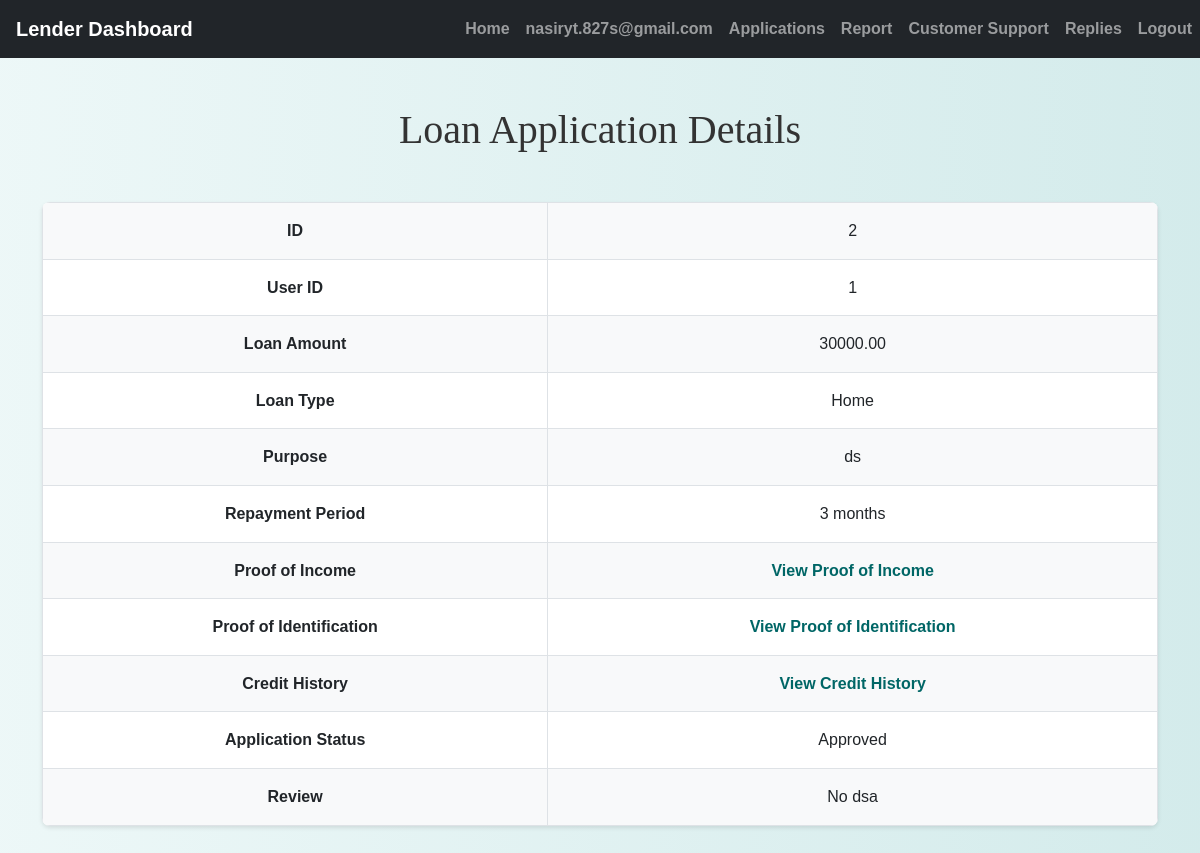
Screenshot of /lender/view_details.php?id=2 (signed in) with the database file from the repository.
### tables this page shows
CREATE TABLE `loan_applications` (
  `id` int(11) NOT NULL,
  `user_id` int(11) NOT NULL,
  `loan_amount` decimal(10,2) NOT NULL,
  `loan_type` varchar(255) NOT NULL,
  `purpose` text NOT NULL,
  `repayment_period` int(11) NOT NULL,
  `proof_of_income` varchar(255) NOT NULL,
  `proof_of_identification` varchar(255) NOT NULL,
  `credit_history` varchar(255) NOT NULL,
  `application_status` enum('submitted','under_review','approved','rejected','partially_completed','draft') DEFAULT 'submitted',
  `created_at` timestamp NOT NULL DEFAULT current_timestamp(),
  `updated_at` timestamp NOT NULL DEFAULT current_timestamp() ON UPDATE current_timestamp(),
  `review` text NOT NULL DEFAULT ''
);

### lender/view_details.php (the view, shortened to what this page needs)
<?php
include('config.php');
if (isset($_GET['id'])) {
    $loan_id = $_GET['id'];
    $sql = "SELECT * FROM loan_applications WHERE id = ?";
    $stmt = mysqli_prepare($conn, $sql);
    mysqli_stmt_bind_param($stmt, "i", $loan_id);
    mysqli_stmt_execute($stmt);
    $result = mysqli_stmt_get_result($stmt);
    if ($loan = mysqli_fetch_assoc($result)) {
    } else {
        echo "Loan not found.";
        exit;
    }
} else {
    echo "Invalid request.";
    exit;
}
?>
<!DOCTYPE html>
<html lang="en">
<head>
    <link href="https://cdn.jsdelivr.net/npm/bootstrap@5.1.3/dist/css/bootstrap.min.css" rel="stylesheet">
    <link href="https://cdnjs.cloudflare.com/ajax/libs/font-awesome/6.0.0-beta3/css/all.min.css" rel="stylesheet">
    <link rel="stylesheet" href="../css/style.css">
</head>
<body>
    <?php include('navbar.php'); ?>
    <div class="container mt-5 mb-5">
        <h1 class="text-center mb-5">Loan Application Details</h1>
        <table class="table table-bordered">
            <tbody>
                <tr>
                    <th>ID</th>
                    <td><?php echo $loan['id']; ?></td>
                </tr>
                <tr>
                    <th>User ID</th>
                    <td><?php echo $loan['user_id']; ?></td>
                </tr>
                <tr>
                    <th>Loan Amount</th>
                    <td><?php echo $loan['loan_amount']; ?></td>
                </tr>
                <tr>
                    <th>Loan Type</th>
                    <td><?php echo $loan['loan_type']; ?></td>
                </tr>
                <tr>
                    <th>Purpose</th>
                    <td><?php echo $loan['purpose']; ?></td>
                </tr>
                <tr>
                    <th>Repayment Period</th>
                    <td><?php echo $loan['repayment_period']; ?> months</td>
                </tr>
                <tr>
                    <th>Proof of Income</th>
                    <td>
                        <?php
                            if (!empty($loan['proof_of_income'])) {
                                echo '<a href="../borrower/uploads/' . $loan['proof_of_income'] . '" target="_blank">View Proof of Income</a>';
                            } else {
                                echo 'No file uploaded.';
                            }
                        ?>
                    </td>
                </tr>
                <tr>
                    <th>Proof of Identification</th>
                    <td>
                        <?php
                            if (!empty($loan['proof_of_identification'])) {
                                echo '<a href="../borrower/uploads/' . $loan['proof_of_identification'] . '" target="_blank">View Proof of Identification</a>';
                            } else {
                                echo 'No file uploaded.';
                            }
                        ?>
                    </td>
                </tr>
                <tr>
                    <th>Credit History</th>
                    <td>
                        <?php
                            if (!empty($loan['credit_history'])) {
                                echo '<a href="../borrower/uploads/' . $loan['credit_history'] . '" target="_blank">View Credit History</a>';
                            } else {
                                echo 'No file uploaded.';
                            }
                        ?>
                    </td>
                </tr>
                <tr>
                    <th>Application Status</th>
                    <td><?php echo ucfirst($loan['application_status']); ?></td>
                </tr>
                <tr>
                    <th>Review</th>
                    <td><?php echo $loan['review']; ?></td>
                </tr>
            </tbody>
        </table>
    </div>
</body>
</html>

### css/style.css (style rules this page uses)
body { background: linear-gradient(90deg, rgba(233, 246, 246, 0.831), rgba(207, 233, 233, 0.9)); font-family: 'Arial', sans-serif; color: #333; line-height: 1.6; }
h1, h2, h3, h4 { text-align: center; margin-top: 30px; margin-bottom: 30px; font-family: 'Georgia', serif; }
.container { margin-bottom: 40px; }
.table { width: 100%; border-collapse: collapse; margin-top: 20px; font-size: 16px; background-color: #ffffff; border-radius: 8px; overflow: hidden; box-shadow: 0 2px 4px rgba(0, 0, 0, 0.1); }
.table th, .table td { padding: 15px; border: 1px solid #dee2e6; text-align: center; }
.table tbody tr:nth-child(odd) { background-color: #f8f9fa; }
a { color: #006666; text-decoration: none; font-weight: bold; }

### rows the page displays
loan_applications: id "2", user "1", loan_amount "30000.00", loan_type "Home", purpose "ds", repayment_period "3", application_status "Approved", review "No dsa"

### other values shown
$_SESSION["email"] "nasiryt.827s@gmail.com"
